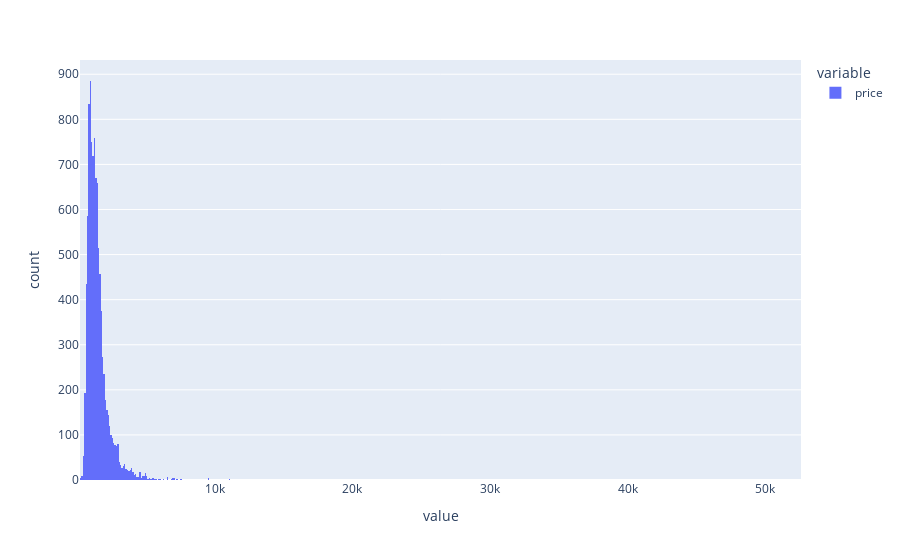

Notebook code cell kept with this figure:
### Code cell
px.histogram(data['price'])

### Figure 1 — Plotly figure (JSON) as saved in the notebook; plotly's stock layout.template omitted (floating-point values rounded to 4 significant figures; data arrays with more than 128 entries replaced by an {"elided": "..."} marker saying what was removed)
{"data": [{"alignmentgroup": "True", "bingroup": "x", "hovertemplate": "variable=price<br>value=%{x}<br>count=%{y}<extra></extra>", "legendgroup": "price", "marker": {"color": "#636efa", "pattern": {"shape": ""}}, "name": "price", "offsetgroup": "price", "orientation": "v", "showlegend": true, "type": "histogram", "x": {"elided": "10000 int values"}, "xaxis": "x", "yaxis": "y"}], "layout": {"barmode": "relative", "legend": {"title": {"text": "variable"}, "tracegroupgap": 0}, "margin": {"t": 60}, "xaxis": {"anchor": "y", "domain": [0, 1], "title": {"text": "value"}}, "yaxis": {"anchor": "x", "domain": [0, 1], "title": {"text": "count"}}}}
